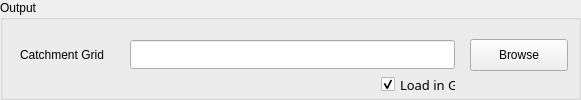
  <widget class="QGroupBox" name="groupBoxInput_2">
   <property name="geometry">
    <rect>
     <x>15</x>
     <y>195</y>
     <width>581</width>
     <height>100</height>
    </rect>
   </property>
   <property name="title">
    <string>Output</string>
   </property>
   <widget class="QLabel" name="textLabel1_2">
    <property name="geometry">
     <rect>
      <x>20</x>
      <y>39</y>
      <width>111</width>
      <height>31</height>
     </rect>
    </property>
    <property name="text">
     <string>Catchment Grid</string>
    </property>
   </widget>
   <widget class="QPushButton" name="pushButtonCatchmentGrids">
    <property name="geometry">
     <rect>
      <x>470</x>
      <y>39</y>
      <width>98</width>
      <height>32</height>
     </rect>
    </property>
    <property name="text">
     <string>Browse</string>
    </property>
    <property name="autoDefault">
     <bool>false</bool>
    </property>
   </widget>
   <widget class="QLineEdit" name="lineEditCatchmentGrids">
    <property name="geometry">
     <rect>
      <x>130</x>
      <y>40</y>
      <width>325</width>
      <height>29</height>
     </rect>
    </property>
    <property name="font">
     <font>
      <pointsize>14</pointsize>
      <weight>75</weight>
      <bold>true</bold>
     </font>
    </property>
   </widget>
   <widget class="QCheckBox" name="checkBoxCatchmentGrids">
    <property name="geometry">
     <rect>
      <x>381</x>
      <y>74</y>
      <width>75</width>
      <height>21</height>
     </rect>
    </property>
    <property name="font">
     <font>
      <family>Sans Serif</family>
      <pointsize>10</pointsize>
      <weight>50</weight>
      <italic>false</italic>
      <bold>false</bold>
      <underline>false</underline>
      <strikeout>false</strikeout>
     </font>
    </property>
    <property name="text">
     <string>Load in GIS</string>
    </property>
    <property name="checked">
     <bool>true</bool>
    </property>
   </widget>
  </widget>
